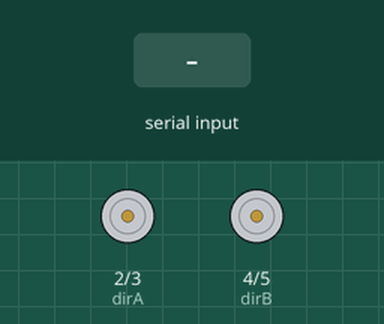
Bench run of a sketch on a simulated Arduino Uno, built with avr-gcc and run on an emulated ATmega328P. Parts: direction and speed pins drawn as motors (green arrow = direction pin HIGH = forward, orange = LOW = backward, longer = more drive). The test bench sets the inputs (shaded band).

Above: at 1.2 s.
1.3 s: "1" received over Serial
At 1.7 s:
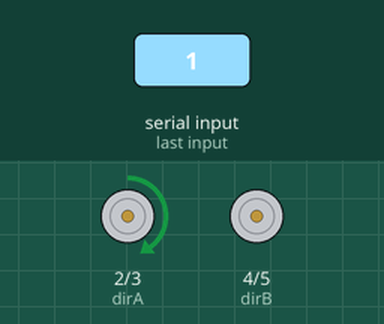
4.3 s: "2" received over Serial
7.3 s: "A" received over Serial
At 8.1 s:
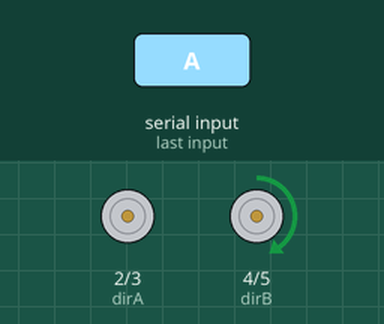
10.3 s: "B" received over Serial
13.3 s: "3" received over Serial
At 14.1 s:
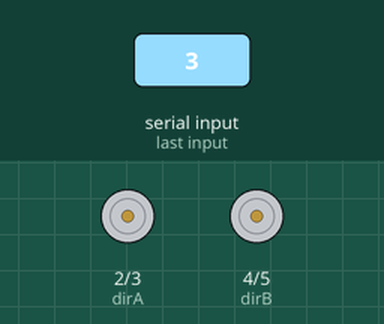
Timing chart, 0 to 15.8 s (numbered marks = the images above; inputs shaded):
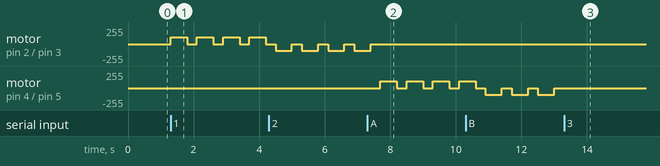

The sketch:

spinMotors.ino
```cpp
int dirA = 2;
int pwmA = 3;
//--//
int dirB = 4;
int pwmB = 5;
//--//
bool direction = false;

int left, right;

int val;
int numL = 0, numR = 0;
int firstChar;
bool isRightUp = false;
bool isLeftUp = false;

void setup() {
  Serial.begin(9600);

  pinMode(dirA, OUTPUT);
  pinMode(pwmA, OUTPUT);
  pinMode(dirB, OUTPUT);
  pinMode(pwmB, OUTPUT);
}

void loop() {
  //When not moving it should hold so no need to fire motor
  //No motor encoder so you have to move it like you would the hand drone

  /* Control Instructions
   * - If hand moves up (past thresh) spin the motor really fast
   * - If hand returns below thresh, unwind it
   * - The motor only moves for like 1-2 seconds
   * - This way the motor winds and unwinds equalish amounts, plus
   *   you just gesture up to talk and the arm moves up.
   *   This does mean though that the arm won't move tiny amounts in the air
   */

  if (Serial.available()) {
    val = Serial.read();
  }

  if (val == '1') {
    digitalWrite(dirA, HIGH);
    analogWrite(pwmA, 100);
    delay(500);
    digitalWrite(pwmA, LOW);
    delay(300);
  } else if (val == '2') {
    digitalWrite(dirA, LOW);
    analogWrite(pwmA, 100);
    delay(500);
    digitalWrite(pwmA, LOW);
    delay(300);
  } else if (val == '3') {
    digitalWrite(pwmA, LOW);
    delay(10);
  } else if (val == 'A') {
    digitalWrite(dirB, HIGH);
    analogWrite(pwmB, 100);
    delay(500);
    digitalWrite(pwmB, LOW);
    delay(300);
  } else if (val == 'B') {
    digitalWrite(dirB, LOW);
    analogWrite(pwmB, 100);
    delay(500);
    digitalWrite(pwmB, LOW);
    delay(300);
  } else if (val == 'C') {
    digitalWrite(pwmB, LOW);
    delay(10);
  }


}
```

Measured:
- after the input at 1.3 s, motor on pin 2 (dirA) / pin 3 (pwmA): alternates forward 100/255 for 0.50 s and stopped for 0.30 s, starting at once
- after the input at 7.3 s, motor on pin 2 (dirA) / pin 3 (pwmA): goes on until 7.4 s, then stays stopped; motor on pin 4 (dirB) / pin 5 (pwmB): alternates forward 100/255 for 0.50 s and stopped for 0.30 s, starting after 0.40 s
- after the input at 13.3 s, motor on pin 4 (dirB) / pin 5 (pwmB): stops changing and stays stopped
